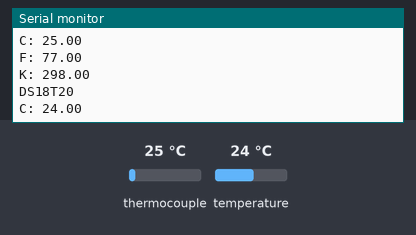
This program was run on a simulated ESP32. Parts: the last lines printed to the serial monitor. The test bench sets the inputs (shaded band); at power-on: thermocouple 25 °C, temperature 24 °C.

Above: at 1.7 s.
1.8 s: thermocouple set to 6 °C
At 2.9 s:
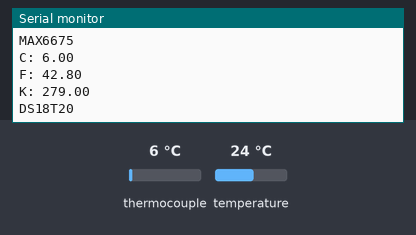
3.3 s: temperature set to 12 °C
4.8 s: thermocouple set to 75 °C
At 5.6 s:
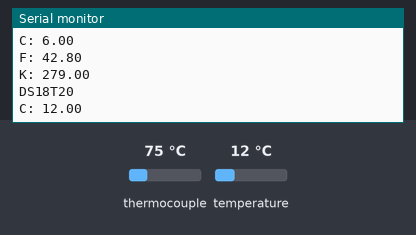
6.3 s: temperature set to 19 °C
At 7.3 s:
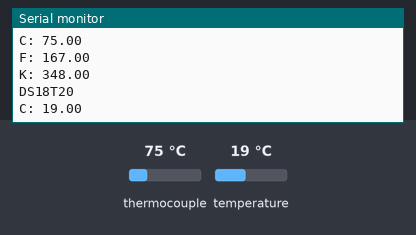
Timing chart, 0 to 8.8 s (numbered marks = the images above; inputs shaded):
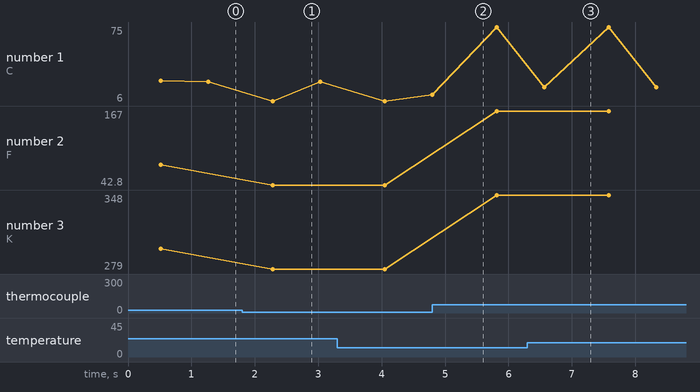

The program:

main.cpp
```cpp
#include <Arduino.h>
#include <max6675.h>
#include <Wire.h>
#include <OneWire.h>
#include <DallasTemperature.h>

int max6675SO  = 21;
int max6675CS  = 22;
int max6675CLK = 23;

MAX6675 max6675(max6675CLK, max6675CS, max6675SO);

#define ONE_WIRE_BUS 19

OneWire oneWire(ONE_WIRE_BUS);
DallasTemperature DS18T20(&oneWire);

void setup() {
  Serial.begin(9600);
  Serial.println("MAX6675 test");
  // wait for MAX chip to stabilize
  DS18T20.begin();
  delay(500);
}

void loop() {
  Serial.printf("MAX6675\n");
  Serial.printf("C: ");
  Serial.println(max6675.readCelsius());
  Serial.printf("F: ");
  Serial.println(max6675.readFahrenheit());
  Serial.printf("K: ");
  Serial.println(max6675.readCelsius() + 273);
  Serial.printf("DS18T20\n");
  DS18T20.requestTemperatures();
  Serial.printf("C: ");
  Serial.println(DS18T20.getTempCByIndex(0));
  delay(1000);
}
```

Measured:
- after the input at 1.8 s, the serial monitor: prints a new line after 0.48 s (image 1)
- after the input at 6.3 s, the serial monitor: prints a new line after 0.27 s (image 3)
- plotted number 1: 6 → 75 after the input at 4.8 s, 75 → 19 after the input at 6.3 s
- plotted number 2: 77 → 42.8 after the input at 1.8 s, 42.8 → 167 after the input at 4.8 s
- plotted number 3: 298 → 279 after the input at 1.8 s, 279 → 348 after the input at 4.8 s
